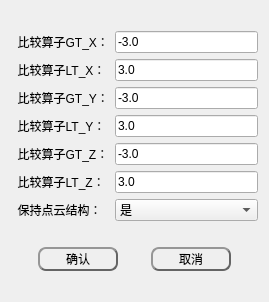
<?xml version="1.0" encoding="UTF-8"?>
<ui version="4.0">
 <class>ConditionalDlgClass</class>
 <widget class="QWidget" name="ConditionalDlgClass">
  <property name="geometry">
   <rect>
    <x>0</x>
    <y>0</y>
    <width>269</width>
    <height>302</height>
   </rect>
  </property>
  <property name="windowTitle">
   <string>ConditionalDlg</string>
  </property>
  <layout class="QGridLayout" name="gridLayout_2">
   <item row="0" column="0">
    <layout class="QGridLayout" name="gridLayout">
     <item row="5" column="0">
      <widget class="QLabel" name="label_7">
       <property name="text">
        <string>  比较算子LT_Z：</string>
       </property>
      </widget>
     </item>
     <item row="2" column="0">
      <widget class="QLabel" name="label_3">
       <property name="text">
        <string>  比较算子GT_Y：</string>
       </property>
      </widget>
     </item>
     <item row="3" column="0">
      <widget class="QLabel" name="label_6">
       <property name="text">
        <string>  比较算子LT_Y：</string>
       </property>
      </widget>
     </item>
     <item row="0" column="0">
      <widget class="QLabel" name="label_2">
       <property name="text">
        <string>  比较算子GT_X：</string>
       </property>
      </widget>
     </item>
     <item row="1" column="0">
      <widget class="QLabel" name="label_4">
       <property name="text">
        <string>  比较算子LT_X：</string>
       </property>
      </widget>
     </item>
     <item row="1" column="1">
      <widget class="QLineEdit" name="LT_X">
       <property name="text">
        <string>3.0</string>
       </property>
      </widget>
     </item>
     <item row="6" column="0">
      <widget class="QLabel" name="label_5">
       <property name="text">
        <string>  保持点云结构：</string>
       </property>
      </widget>
     </item>
     <item row="6" column="1">
      <widget class="QComboBox" name="KeepOrganized">
       <item>
        <property name="text">
         <string>是</string>
        </property>
       </item>
       <item>
        <property name="text">
         <string>否</string>
        </property>
       </item>
      </widget>
     </item>
     <item row="4" column="0">
      <widget class="QLabel" name="label_8">
       <property name="text">
        <string>  比较算子GT_Z：</string>
       </property>
      </widget>
     </item>
     <item row="0" column="1">
      <widget class="QLineEdit" name="GT_X">
       <property name="text">
        <string>-3.0</string>
       </property>
      </widget>
     </item>
     <item row="2" column="1">
      <widget class="QLineEdit" name="GT_Y">
       <property name="text">
        <string>-3.0</string>
       </property>
      </widget>
     </item>
     <item row="3" column="1">
      <widget class="QLineEdit" name="LT_Y">
       <property name="text">
        <string>3.0</string>
       </property>
      </widget>
     </item>
     <item row="4" column="1">
      <widget class="QLineEdit" name="GT_Z">
       <property name="text">
        <string>-3.0</string>
       </property>
      </widget>
     </item>
     <item row="5" column="1">
      <widget class="QLineEdit" name="LT_Z">
       <property name="text">
        <string>3.0</string>
       </property>
      </widget>
     </item>
    </layout>
   </item>
   <item row="1" column="0">
    <layout class="QHBoxLayout" name="horizontalLayout">
     <item>
      <spacer name="horizontalSpacer_2">
       <property name="orientation">
        <enum>Qt::Horizontal</enum>
       </property>
       <property name="sizeHint" stdset="0">
        <size>
         <width>40</width>
         <height>20</height>
        </size>
       </property>
      </spacer>
     </item>
     <item>
      <widget class="QPushButton" name="btn_ok">
       <property name="minimumSize">
        <size>
         <width>80</width>
         <height>24</height>
        </size>
       </property>
       <property name="styleSheet">
        <string notr="true">QPushButton{
	color: rgb(0, 0, 0);
	background-color: rgba(255, 255, 255,0);
	border:2px outset rgb(100, 100, 100);
	border-radius:8px;
  	text-align: center center;
} 

/*鼠标放在按钮上方*/
QPushButton:hover:enabled {
	background-color: rgba(255, 255, 255,150);
	border:2px outset rgba(100, 100, 100,150);
} 

/*鼠标点击按钮*/
QPushButton:pressed:enabled {
	background-color: rgba(255, 255, 255,255);
	border:4px outset rgba(100, 100, 100,255);
}

QPushButton:enabled{ 
	color: rgb(0, 0, 0);
	background-color: rgba(255, 255, 255,0);
	border:2px outset rgb(100, 100, 100);
}

QPushButton:disabled{ 
	color: rgb(150, 150, 150);
	background-color: rgba(150, 150, 150,0);
	border:2px outset rgb(100, 100, 100);
}</string>
       </property>
       <property name="text">
        <string>确认</string>
       </property>
      </widget>
     </item>
     <item>
      <spacer name="horizontalSpacer">
       <property name="orientation">
        <enum>Qt::Horizontal</enum>
       </property>
       <property name="sizeHint" stdset="0">
        <size>
         <width>40</width>
         <height>20</height>
        </size>
       </property>
      </spacer>
     </item>
     <item>
      <widget class="QPushButton" name="btn_cancel">
       <property name="minimumSize">
        <size>
         <width>80</width>
         <height>24</height>
        </size>
       </property>
       <property name="styleSheet">
        <string notr="true">QPushButton{
	color: rgb(0, 0, 0);
	background-color: rgba(255, 255, 255,0);
	border:2px outset rgb(100, 100, 100);
	border-radius:8px;
  	text-align: center center;
} 

/*鼠标放在按钮上方*/
QPushButton:hover:enabled {
	background-color: rgba(255, 255, 255,150);
	border:2px outset rgba(100, 100, 100,150);
} 

/*鼠标点击按钮*/
QPushButton:pressed:enabled {
	background-color: rgba(255, 255, 255,255);
	border:4px outset rgba(100, 100, 100,255);
}

QPushButton:enabled{ 
	color: rgb(0, 0, 0);
	background-color: rgba(255, 255, 255,0);
	border:2px outset rgb(100, 100, 100);
}

QPushButton:disabled{ 
	color: rgb(150, 150, 150);
	background-color: rgba(150, 150, 150,0);
	border:2px outset rgb(100, 100, 100);
}</string>
       </property>
       <property name="text">
        <string>取消</string>
       </property>
      </widget>
     </item>
     <item>
      <spacer name="horizontalSpacer_3">
       <property name="orientation">
        <enum>Qt::Horizontal</enum>
       </property>
       <property name="sizeHint" stdset="0">
        <size>
         <width>40</width>
         <height>20</height>
        </size>
       </property>
      </spacer>
     </item>
    </layout>
   </item>
  </layout>
 </widget>
 <layoutdefault spacing="6" margin="11"/>
 <resources/>
 <connections/>
</ui>
